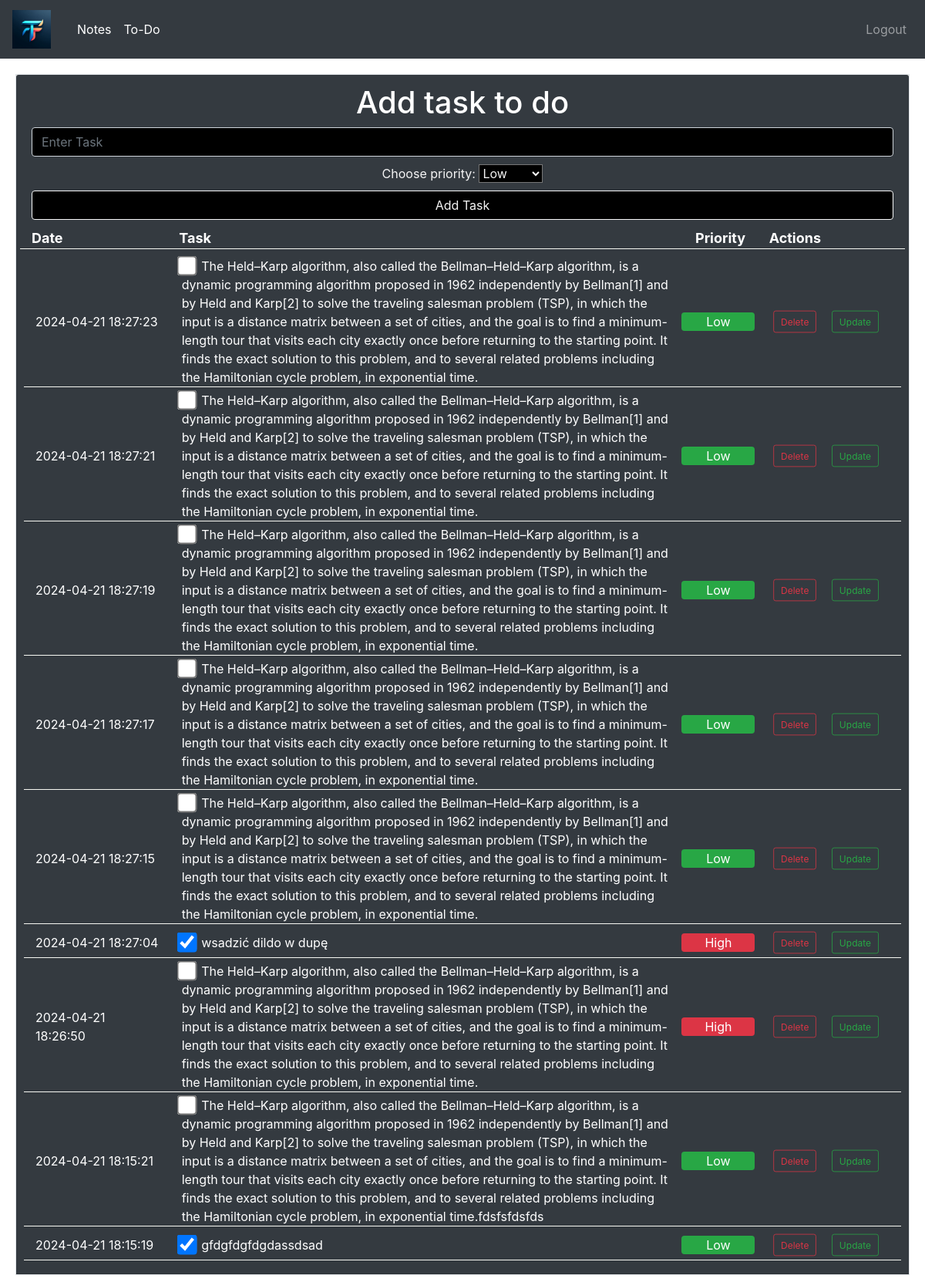
/todo (signed in), run on the app's committed database.
### website/models.py (models this page shows)
class Task(db.Model):
    id = db.Column(db.Integer, primary_key=True)
    text = db.Column(db.String)
    date = db.Column(db.DateTime(timezone=True), default=db.func.now())# sql dodaje date automatycznie za nas
    user_id = db.Column(db.Integer, db.ForeignKey('user.id'))# przypisujemy zadanie do użytkownika o danym id// w sql repreznetacja klasy User to user
    priority = db.Column(db.String(100))
    checked = db.Column(db.Boolean)

### website/views.py (the view, shortened to what this page needs)
@views.route("/todo", methods=['GET','POST'])  # dodajemy metody POST i GET do routingu który pozwoli nam na dodawanie nowych zadań do listy
@login_required
def todo():
    user_todos = Task.query.filter_by(user_id=current_user.id).order_by(desc(Task.date)).all() # Fetch todos from the database
    return render_template("todo.html", user=current_user, todos=user_todos)

### website/__init__.py (called while the page is built)
def create_app():
    app = Flask(__name__)
    app.secret_key = 'thisissecretkey'
    app.config['SQLALCHEMY_DATABASE_URI'] = f'sqlite:///{DB_NAME}'
    db.init_app(app)
    from .views import views
    from .auth import auth
    app.register_blueprint(views, url_prefix='/')
    app.register_blueprint(auth, url_prefix='/')
    from .models import User, Task, Note
    create_database(app)
    login_manager = LoginManager()
    login_manager.login_view = 'auth.login'
    login_manager.init_app(app)
    @login_manager.user_loader
    def load_user(id):
        return User.query.get(int(id))
    admin = Admin(app)
    admin.add_view(ModelView(User, db.session))
    admin.add_view(ModelView(Task, db.session))
    admin.add_view(ModelView(Note, db.session))
    return app

### website/templates/todo.html (shortened to what this page needs)
{% extends "base.html" %}
{% block content %}
<div class="border border-muted" style="margin: 20px; background-color: #f6f7f2;">
    <div class="card-header bg-dark text-white">
        <div style="text-align: center;">
            <h1> Add task to do</h1>
            <form action="{{ url_for('views.todo') }}" method="post">
                <input type="text" class="form-control" placeholder="Enter Task" style="background:black; color:whitesmoke" id="input-todo" name="todo_name">
                <span style="color:whitesmoke;">Choose priority:</span>
                <select class="form-select b" style="background:black; color:whitesmoke; margin-top: 10px;;"  aria-label="Priority" name="todo_priority">
                    <option class="bg-success" value="low">Low</option>
                </select>
                <button type="submit" class="btn w-100 btn-outline-light" style="margin-top: 10px; background-color: black; color:whitesmoke" id="add-todo">Add Task</button>
            </form>
        </div>
        <div class="row" style=" border-bottom: 1px solid #f6f7f2; margin-top: 10px; margin-bottom: 10px; font-weight: bold; font-size: 18px;">
            <div class="col-2">
                <span>Date</span>
            </div>
            <div class="col-7" style="word-wrap: break-word; ">
                <span>Task</span>
            </div>
            <div class="col-1"   >
                <span>Priority</span>
            </div>
            <div class="col-2" >
                <span>Actions</span>
            </div>
        </div>
        {% for todo in todos %}
        <div class="text-white" style="margin: 5px; ">
            <div class="row" style="border-bottom: 1px solid #f6f7f2; align-items: center; ">
                <div class="col-2 ">
                    <span style="text-align: center;">{{ todo.date }}</span>
                </div>
                <div class="col-7 " style="word-wrap: break-word;">
                    <form action="{{ url_for('views.checked_todo', todo_id=todo.id) }}" method="post" class="d-inline-block mr-2">
                        <input type="checkbox" name="completed" style="transform: scale(2);" {% if todo.checked %} checked {% endif %} onchange="this.form.submit()">
                    </form>
                    <span>{{ todo.text }}</span>
                </div>
                <div class="col-1 rounded {% if todo.priority == 'low' %} bg-success {% elif todo.priority == 'medium' %} bg-warning {% elif todo.priority == 'high' %} bg-danger {% endif %}" style="text-align: center;">
                    {% if todo.priority == 'low' %}
                        <span>Low</span>
                    {% elif todo.priority == 'medium' %}
                        <span>Medium</span>
                    {% elif todo.priority == 'high' %}
                        <span>High</span>
                    {% endif %}
                </div>
                <div class="col-2 " style="display: flex; justify-content: left; align-items: center;">
                    <form action="{{ url_for('views.delete_todo', todo_id=todo.id) }}" method="post" class="d-inline-block">
                        <button class="btn btn-outline-danger" style="transform: scale(0.75);">Delete</button>
                    </form>
                    <button type="button" class="btn btn-outline-success " data-toggle="modal" data-target="#editModal-{{ todo.id }}" style="transform: scale(0.75);">Update</button>
                </div>
            </div>
        </div>
        {% endfor %}
    </div>
</div>
{% endblock %}

### data on the page
Task: date "2024-04-21 18:27:23", text "The Held–Karp algorithm, also called the Bellman–Held–Karp algorithm, is a dynamic programming algorithm proposed in 1962 independently by Bellman[1] and by Held and Karp[2] to solve the traveling salesman problem (TSP), in which the input is a distance matrix between a set of cities, and the goal is to find a minimum-length tour that visits each city exactly once before returning to the starting point. It finds the exact solution to this problem, and to several related problems including the Hamiltonian cycle problem, in exponential time.", priority "Low"
Task: date "2024-04-21 18:27:21", text "The Held–Karp algorithm, also called the Bellman–Held–Karp algorithm, is a dynamic programming algorithm proposed in 1962 independently by Bellman[1] and by Held and Karp[2] to solve the traveling salesman problem (TSP), in which the input is a distance matrix between a set of cities, and the goal is to find a minimum-length tour that visits each city exactly once before returning to the starting point. It finds the exact solution to this problem, and to several related problems including the Hamiltonian cycle problem, in exponential time.", priority "Low"
Task: date "2024-04-21 18:27:19", text "The Held–Karp algorithm, also called the Bellman–Held–Karp algorithm, is a dynamic programming algorithm proposed in 1962 independently by Bellman[1] and by Held and Karp[2] to solve the traveling salesman problem (TSP), in which the input is a distance matrix between a set of cities, and the goal is to find a minimum-length tour that visits each city exactly once before returning to the starting point. It finds the exact solution to this problem, and to several related problems including the Hamiltonian cycle problem, in exponential time.", priority "Low"
Task: date "2024-04-21 18:27:17", text "The Held–Karp algorithm, also called the Bellman–Held–Karp algorithm, is a dynamic programming algorithm proposed in 1962 independently by Bellman[1] and by Held and Karp[2] to solve the traveling salesman problem (TSP), in which the input is a distance matrix between a set of cities, and the goal is to find a minimum-length tour that visits each city exactly once before returning to the starting point. It finds the exact solution to this problem, and to several related problems including the Hamiltonian cycle problem, in exponential time.", priority "Low"
Task: date "2024-04-21 18:27:15", text "The Held–Karp algorithm, also called the Bellman–Held–Karp algorithm, is a dynamic programming algorithm proposed in 1962 independently by Bellman[1] and by Held and Karp[2] to solve the traveling salesman problem (TSP), in which the input is a distance matrix between a set of cities, and the goal is to find a minimum-length tour that visits each city exactly once before returning to the starting point. It finds the exact solution to this problem, and to several related problems including the Hamiltonian cycle problem, in exponential time.", priority "Low"
Task: date "2024-04-21 18:27:04", checked "☑", text "wsadzić dildo w dupę", priority "High"
Task: date "2024-04-21 18:26:50", text "The Held–Karp algorithm, also called the Bellman–Held–Karp algorithm, is a dynamic programming algorithm proposed in 1962 independently by Bellman[1] and by Held and Karp[2] to solve the traveling salesman problem (TSP), in which the input is a distance matrix between a set of cities, and the goal is to find a minimum-length tour that visits each city exactly once before returning to the starting point. It finds the exact solution to this problem, and to several related problems including the Hamiltonian cycle problem, in exponential time.", priority "High"
Task: date "2024-04-21 18:15:21", text "The Held–Karp algorithm, also called the Bellman–Held–Karp algorithm, is a dynamic programming algorithm proposed in 1962 independently by Bellman[1] and by Held and Karp[2] to solve the traveling salesman problem (TSP), in which the input is a distance matrix between a set of cities, and the goal is to find a minimum-length tour that visits each city exactly once before returning to the starting point. It finds the exact solution to this problem, and to several related problems including the Hamiltonian cycle problem, in exponential time.fdsfsfdsfds", priority "Low"
Task: date "2024-04-21 18:15:19", checked "☑", text "gfdgfdgfdgdassdsad", priority "Low"
